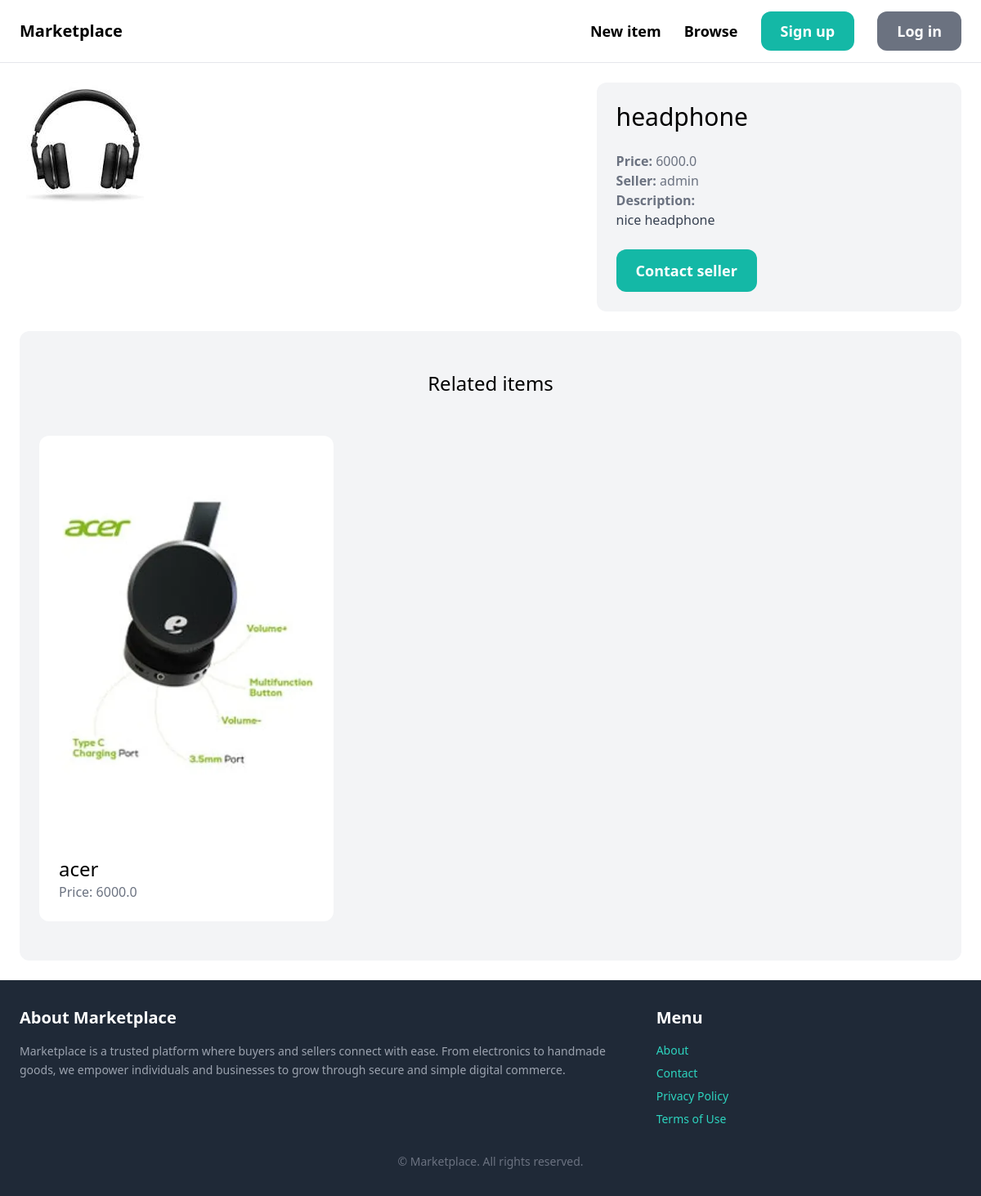
Page /items/4/ on the committed database.
### item/models.py (models this page shows, shortened)
class Item(models.Model):
    category = models.ForeignKey(Category, related_name='items', on_delete=models.CASCADE)
    name = models.CharField(max_length=255)
    description = models.TextField(blank=True, null=True)
    price = models.FloatField()
    image = models.ImageField(upload_to='item_images', blank=True, null=True)
    is_sold = models.BooleanField(default=False)
    created_by = models.ForeignKey(User, related_name='items', on_delete=models.CASCADE)
    created_at = models.DateTimeField(auto_now_add=True)

### item/views.py (the view)
# urls.py: path('<int:pk>/', views.detail, name='detail'),
def detail(request, pk):
    item = get_object_or_404(Item, pk=pk)
    related_items = Item.objects.filter(category=item.category, is_sold=False).exclude(pk=pk)[0:3]
    return render(request, 'item/detail.html', {
        'item': item,
        'related_items': related_items
    })

### item/templates/item/detail.html (shortened to what this page needs)
{% extends 'home/base.html' %}
{% block content %}
<div class="grid grid-cols-5 gap-6">
    <div class="col-span-3">
        <img src="{{ item.image.url }}" class="rounded-xl">
    </div>
    <div class="col-span-2 p-6 bg-gray-100 rounded-xl">
        <h1 class="mb-6 text-3xl">{{ item.name }}</h1>
        <p class="text-gray-500"><strong>Price: </strong>{{ item.price }}</p>
        <p class="text-gray-500"><strong>Seller: </strong>{{ item.created_by.username }}</p>
        {% if item.description %}
            <p class="text-gray-700">
                <strong class="text-gray-500">Description:</strong><br>
                {{ item.description }}
            </p>
        {% endif %}
        {% if request.user == item.created_by %}
            <div class="mt-6 p-6 bg-white rounded-xl">
                <p>This is your item!</p>
                <a href="{% url 'item:edit' item.id %}" class="inline-block mt-6 px-6 py-3 text-lg font-semibold bg-teal-500 text-white rounded-xl">Edit</a>
                <a href="{% url 'item:delete' item.id %}" class="inline-block mt-6 px-6 py-3 text-lg font-semibold bg-red-500 text-white rounded-xl">Delete</a>
            </div>
        {% else %}
            <a href="{% url 'conversation:new' item.id %}" class="inline-block mt-6 px-6 py-3 text-lg font-semibold bg-teal-500 text-white rounded-xl hover:bg-teal-700">Contact seller</a>
        {% endif %}
    </div>
</div>
<div class="mt-6 px-6 py-12 bg-gray-100 rounded-xl">
    <h2 class="mb-12 text-2xl text-center">Related items</h2>
    <div class="grid grid-cols-3 gap-3">
        {% for item in related_items %}
            <div>
                <a href="{% url 'item:detail' item.id %}">
                    <div>
                        <img src="{{ item.image.url }}" class="rounded-t-xl">
                    </div>
                    <div class="p-6 bg-white rounded-b-xl">
                        <h2 class="text-2xl">{{ item.name }}</h2>
                        <p class="text-gray-500">Price: {{ item.price }}</p>
                    </div>
                </a>
            </div>
        {% endfor %}
    </div>
</div>
{% endblock %}

### rows in the picture
Item: image (picture), name "headphone", price "6000.0", created_by.username "admin", description "nice headphone"
Item: image (picture), name "acer", price "6000.0"
